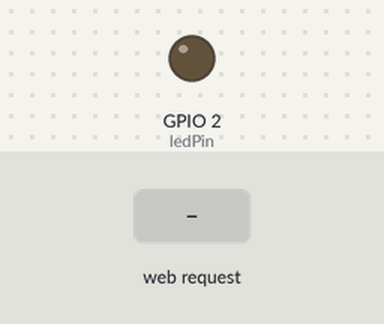
Bench run of a sketch on a simulated ESP32. Parts: output pins drawn as LEDs (lit = HIGH). The inputs (shaded band) are chosen by the test bench. WiFi joins after 1.5 s; servers stay silent unless stated; what the sketch prints to the serial monitor is not drawn.

Above: at 2.7 s.
2.8 s: HTTP request GET /on received
At 3.1 s:
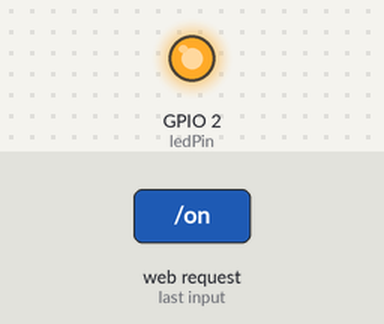
4.3 s: HTTP request GET /off received
At 5.4 s:
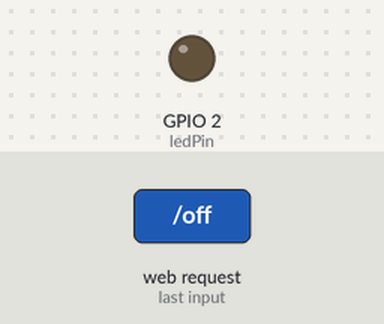
Timing chart, 0 to 7.3 s (numbered marks = the images above; inputs shaded):
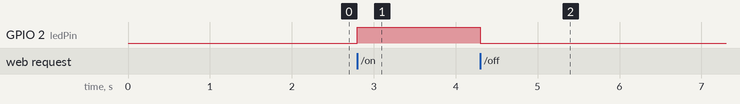

Measured:
- after the input at 2.8 s, GPIO 2 (ledPin): LOW → HIGH at once
- after the input at 4.3 s, GPIO 2 (ledPin): HIGH → LOW at once

The sketch:

esp32_web_wifi_led.ino
```cpp
#include <WiFi.h>
#include <WebServer.h>

const char* ssid     = "Galaxy Note20";     // 핫스팟 이름
const char* password = "00000000";      // 핫스팟 비밀번호

WebServer server(80);   // HTTP 서버, 포트 80 사용
int ledPin = 2;         // 외부 LED 연결 핀 (GPIO2)

void handleOn() {
  digitalWrite(ledPin, HIGH);
  server.send(200, "text/plain", "LED ON");
}

void handleOff() {
  digitalWrite(ledPin, LOW);
  server.send(200, "text/plain", "LED OFF");
}

void handleWhoami() {
  server.send(200, "text/plain", "id: 1900000\nname: MY NAME"); // 본인 학번/이름 - 한글은 깨지는 문제가 발생할 수 있으므로 숫자 및 영문만 권장
}

void setup() {
  Serial.begin(115200);
  pinMode(ledPin, OUTPUT);
  digitalWrite(ledPin, LOW);

  WiFi.begin(ssid, password);
  Serial.print("WiFi Connecting");
  while (WiFi.status() != WL_CONNECTED) {
    delay(500);
    Serial.print(".");
  }
  Serial.println("");
  Serial.print("Connected! IP Address: ");
  Serial.println(WiFi.localIP());  // ESP32 IP 출력

  // URL 경로 등록
  server.on("/on", handleOn);
  server.on("/off", handleOff);
  server.on("/whoami", handleWhoami);

  server.begin();
  Serial.println("HTTP server started");
}

void loop() {
  server.handleClient();  // 클라이언트 요청 처리
}
```
